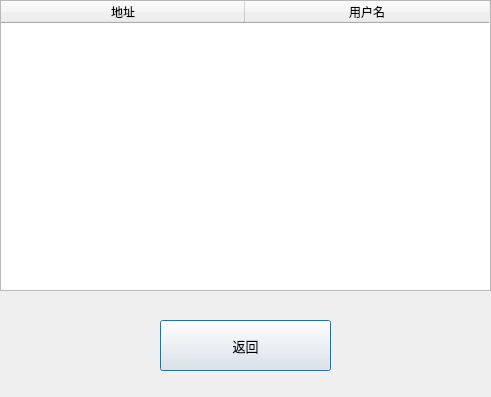
<?xml version="1.0" encoding="UTF-8"?>
<ui version="4.0">
 <class>PlayerList_Dialog</class>
 <widget class="QDialog" name="PlayerList_Dialog">
  <property name="geometry">
   <rect>
    <x>0</x>
    <y>0</y>
    <width>491</width>
    <height>397</height>
   </rect>
  </property>
  <property name="windowTitle">
   <string>SpecArt-PlayerList</string>
  </property>
  <widget class="QTableWidget" name="playerList_tableWidget">
   <property name="geometry">
    <rect>
     <x>0</x>
     <y>0</y>
     <width>491</width>
     <height>291</height>
    </rect>
   </property>
   <attribute name="horizontalHeaderDefaultSectionSize">
    <number>244</number>
   </attribute>
   <column>
    <property name="text">
     <string>地址</string>
    </property>
   </column>
   <column>
    <property name="text">
     <string>用户名</string>
    </property>
   </column>
  </widget>
  <widget class="QPushButton" name="close_pushButton">
   <property name="geometry">
    <rect>
     <x>160</x>
     <y>320</y>
     <width>171</width>
     <height>51</height>
    </rect>
   </property>
   <property name="font">
    <font>
     <pointsize>10</pointsize>
    </font>
   </property>
   <property name="text">
    <string>返回</string>
   </property>
  </widget>
 </widget>
 <resources/>
 <connections/>
</ui>
